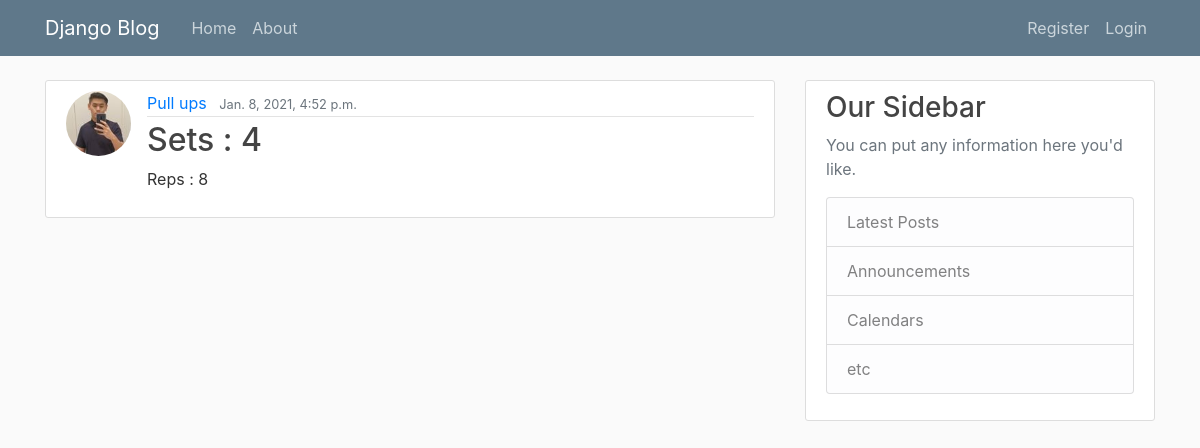
/post/1/, run on an earlier commit of the app's database.
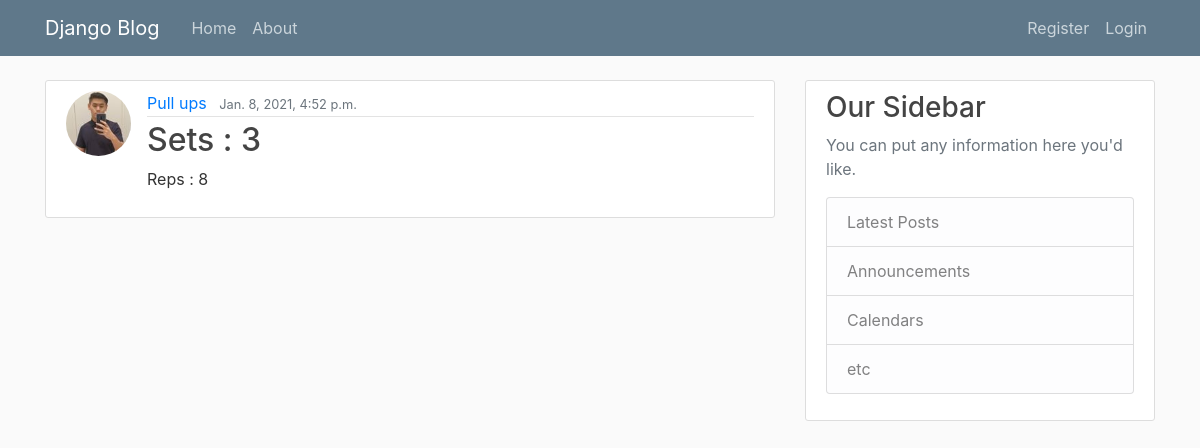
And on a later commit of the database.
### workoutlog/models.py (models this page shows, shortened)
class Workout(models.Model):
    workoutname = models.CharField(max_length=100)
    sets = models.IntegerField()
    reps = models.IntegerField()
    date_posted = models.DateTimeField(default=timezone.now)
    author = models.ForeignKey(User,on_delete=models.CASCADE)

### users/models.py (models this page shows, shortened)
class Profile(models.Model):
    user = models.OneToOneField(User, on_delete=models.CASCADE)
    image = models.ImageField(default='default.jpg',upload_to='profile_pics')

### workoutlog/views.py (the view)
# urls.py: path('post/<int:pk>/', WorkoutDetailView.as_view(), name ='workoutlog-detail'),
class WorkoutDetailView(DetailView):
    model = Workout

### workoutlog/templates/workoutlog/workout_detail.html (shortened to what this page needs)
{% extends "workoutlog/base.html" %}
{% block content %}
    <article class="media content-section">
          <img class ="rounded-circle article-img" src="{{ object.author.profile.image.url }}">
          <div class="media-body">
            <div class="article-metadata">
              <a class="mr-2" href="#">{{ object.workoutname }}</a>
              <small class="text-muted">{{ object.date_posted }}</small>
            </div>
            <h2 class="article-title"> Sets : {{ object.sets }} </h2>
            <p class="article-content">Reps : {{ object.reps }}</p>
          </div>
    </article>
{% endblock content %}

What changed in the data, as far as the page shows it:
changed Workout "Pull ups": sets "4" → "3"
